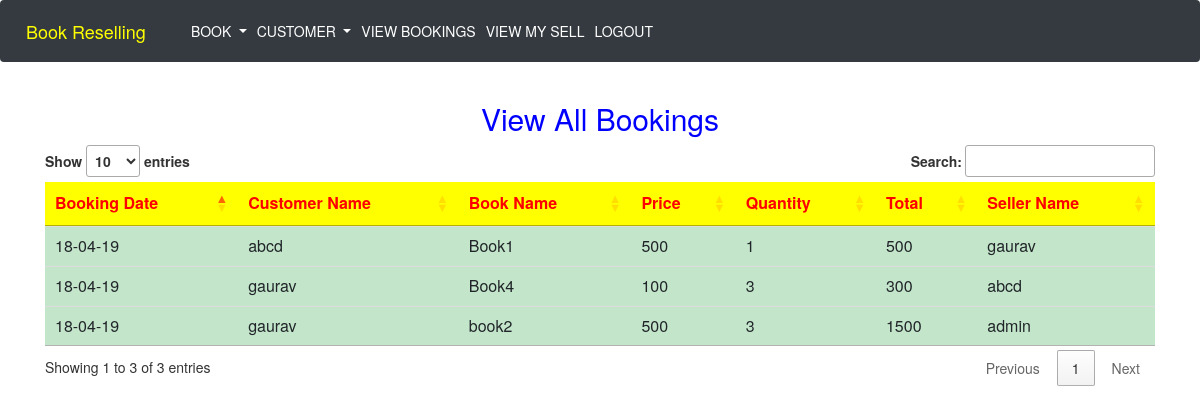
Screenshot of /viewbookingAdmin.php with the database file from the repository.
### tables this page shows
CREATE TABLE IF NOT EXISTS `booking` (
  `bookingid` int(11) NOT NULL AUTO_INCREMENT,
  `bookingdate` varchar(50) DEFAULT NULL,
  `customername` varchar(50) DEFAULT NULL,
  `email` varchar(50) DEFAULT NULL,
  `contact` varchar(50) DEFAULT NULL,
  `city` varchar(50) DEFAULT NULL,
  `address` varchar(100) DEFAULT NULL,
  `bookid` varchar(50) DEFAULT NULL,
  `price` varchar(50) DEFAULT NULL,
  `quantity` varchar(30) NOT NULL,
  `total` varchar(30) NOT NULL,
  `sellername` varchar(30) NOT NULL,
  PRIMARY KEY (`bookingid`)
);

### dbconfigure.php (called while the page is built, shortened)
<?php
$dbserver="127.0.0.1";
$dbuser="root";
$dbpwd="";
$dbname="bookresellphp";
function my_select($query)
{
global $dbserver,$dbuser,$dbpwd,$dbname;
$cid=mysqli_connect($dbserver,$dbuser,$dbpwd) or die("connection failed");
mysqli_select_db($cid,$dbname);
$rs=mysqli_query($cid,$query);
return $rs;
}
?>

### viewbookingAdmin.php (the view, shortened to what this page needs)
 <html>
<head>
<?php
include "navigationBarAdmin.php";
?>
  <link rel="stylesheet" href="https://maxcdn.bootstrapcdn.com/bootstrap/3.3.7/css/bootstrap.min.css">
 <link rel=stylesheet type = text/css href="https://stackpath.bootstrapcdn.com/font-awesome/4.7.0/css/font-awesome.min.css">
 <link rel="stylesheet" type="text/css" href="https://cdn.datatables.net/1.10.19/css/jquery.dataTables.css">
</head>
<body>
<div>
				<div class="container">
				    <div class=row>
				        <div class="col-sm-12">
  <h2 class = text-center style = "color : blue">View All Bookings</h2>
</div>
</div>
</div>
<?php
include "dbconfigure.php" ;
$query = "select * from booking";
$rs = my_select($query);
echo "<div class = container>";
echo "<div class = row>";
echo "<div class = col-sm-12>";
echo "<div class='table-responsive'>";
echo "<table class='table table-hover table-sm' style = 'overflow: scroll' id=myTable123>";
echo "<thead style = 'background-color : yellow ; color : red' >";
echo "<tr>";
echo "<th>Booking Date</th>";
echo "<th>Customer Name</th>";
echo "<th>Book Name</th>";
echo "<th>Price</th>";
echo "<th>Quantity</th>";
echo "<th>Total</th>";
echo "<th>Seller Name</th>";
echo "</tr>";
echo "</thead>";
echo '<tbody id="myTable">';
while($column=mysqli_fetch_array($rs))
{
echo "<tr class='table-success'>";
echo "<td>$column[1]</td>";
echo "<td>$column[2]</td>";
echo "<td>$column[7]</td>";
echo "<td>$column[8]</td>";
echo "<td>$column[9]</td>";
echo "<td>$column[10]</td>";
echo "<td>$column[11]</td>";
echo "</tr>";
}
echo "</tbody>";
echo "</table>";
echo "</div>";
echo "</div>";
echo "</div>";
echo "</div>";
?>
</div>
</body>
</html>

### navigationBarAdmin.php (shortened to what this page needs)
<!DOCTYPE html>
<html lang="en">
<head>
  <link rel="stylesheet" href="https://maxcdn.bootstrapcdn.com/bootstrap/4.3.1/css/bootstrap.min.css">
</head>
<body>
<nav class="navbar navbar-expand-md bg-dark navbar-dark">
  <a class="navbar-brand" href="#" style = "color : yellow">Book Reselling</a>
  <div class="collapse navbar-collapse" id="collapsibleNavbar" >
    <ul class="navbar-nav">
    <li class="nav-item dropdown">
      <a class="nav-link dropdown-toggle" href="#" id="navbardrop" data-toggle="dropdown" style = "color : white">
        BOOK
      </a>
    </li>
	<li class="nav-item dropdown">
      <a class="nav-link dropdown-toggle" href="#" id="navbardrop" data-toggle="dropdown" style = "color : white">
        CUSTOMER
      </a>
    </li>
      <li class="nav-item">
        <a class="nav-link" href="viewbookingAdmin.php" style = "color : white">VIEW BOOKINGS</a>
      </li>
	  <li class="nav-item">
        <a class="nav-link" href="viewmysellAdmin.php" style = "color : white">VIEW MY SELL</a>
      </li>
	<li class="nav-item">
        <a class="nav-link" href="signout.php" style = "color : white">LOGOUT</a>
      </li>
    </ul>
  </div>
</nav>
</body>
</html>

### rows the page displays
booking: bookingdate "18-04-19", customername "abcd", bookid "Book1", price "500", quantity "1", total "500", sellername "gaurav"
booking: bookingdate "18-04-19", customername "gaurav", bookid "Book4", price "100", quantity "3", total "300", sellername "abcd"
booking: bookingdate "18-04-19", customername "gaurav", bookid "book2", price "500", quantity "3", total "1500", sellername "admin"
